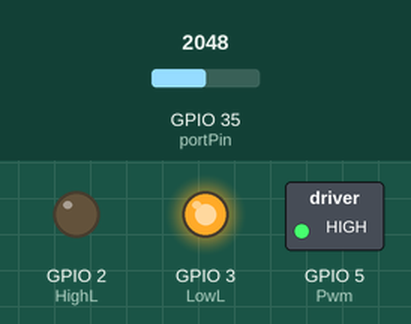
Recording of a sketch running on a simulated ESP32. Shown: switched loads named in the sketch (green lamp = pin HIGH), output pins drawn as LEDs (lit = HIGH). Inputs (shaded band) come from the test bench; at power-on: GPIO 35 (portPin) = 2048. What the sketch prints to the serial monitor is not drawn.

Above: at 1.5 s.
At 4.5 s:
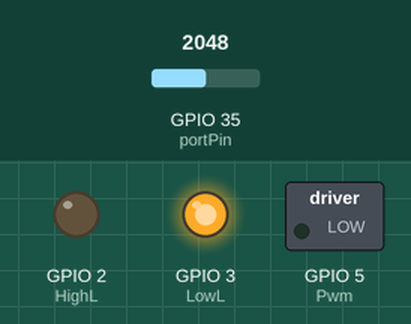
Timing chart, 0 to 6.9 s (numbered marks = the images above):
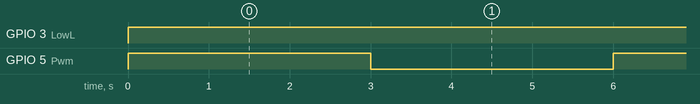

The sketch:

PruebaMotorArduino.ino
```cpp
//Realizado por Jhon Brandol Muñoz
//Estudiante de Ingeniería Mecatrónica de la Universidad Nacional de Colombia
// Potenciometro conectado a GPIO 35
const int portPin = 35;
// Variables del control
const int HighL = 2;
const int LowL = 3;
const int Pwm = 5;
// Almacenamiento del valor de puerto (Rango de 0-4095)
int potValor = 0;
void setup() {
  // put your setup code here, to run once:
  pinMode(HighL,OUTPUT);
  pinMode(LowL,OUTPUT);
  pinMode(Pwm,OUTPUT);
}

void loop() {
  // put your main code here, to run repeatedly:
potValor = analogRead(portPin)*255/4095;
  // potValor = map(potValor,0,4095,200); // 0 =50 PWM y 4095 es un 200 PWM
    Serial.println(potValor);  //Envío del valor al puerto serie
    digitalWrite(Pwm, HIGH);
    digitalWrite(HighL, LOW);
    digitalWrite(LowL, HIGH);
    delay(3000);
    digitalWrite(Pwm, LOW);
    delay(3000);
}
```

Measured:
- by itself, GPIO 3 (LowL): LOW → HIGH at 0.00 s
- by itself, GPIO 5 (Pwm): alternates HIGH for 3.0 s and LOW for 3.0 s
